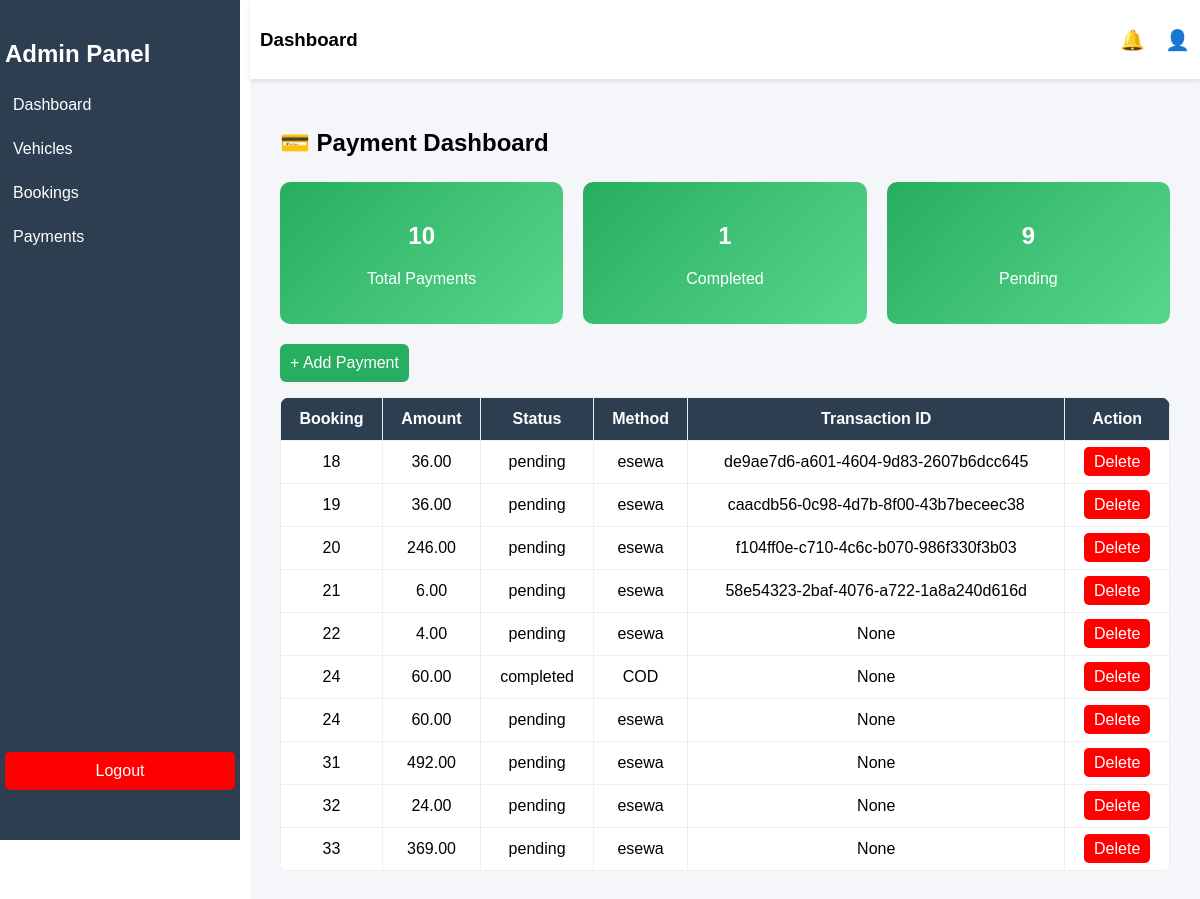
/dashboard/payments/, run on an earlier commit of the app's database.
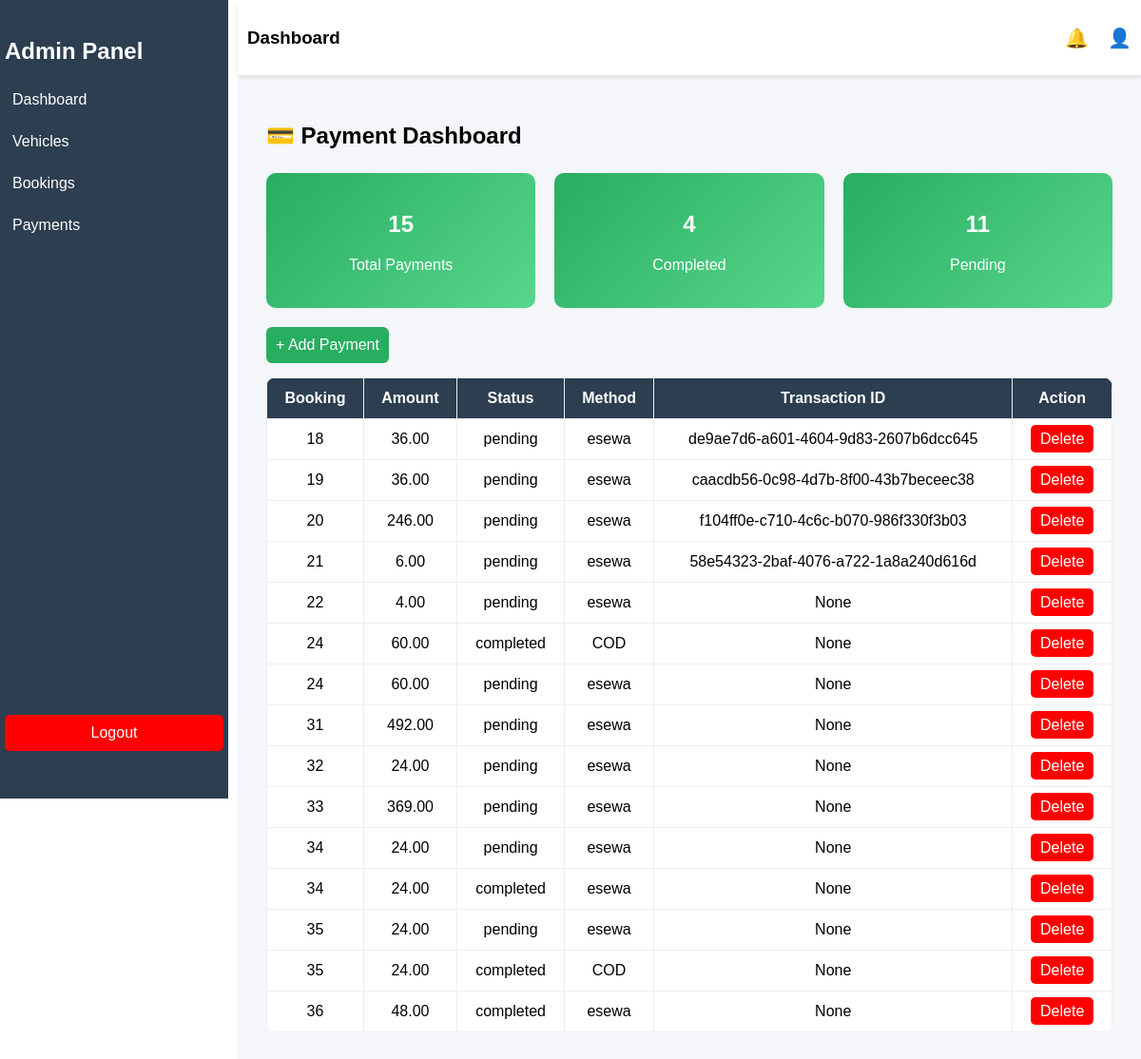
And on a later commit of the database.
### rentingsystem/models.py (models this page shows, shortened)
class Payment(models.Model):
    STATUS_CHOICES = [
        ('pending','Pending'),
        ('completed','Completed'),
        ('refunded','Refunded')
    ]
    PAYMENT_METHODS = [
        ('COD','Cash on Delivery'),
        ('esewa',"E-sewa"),
        ('khalti','Khalti')
    ]
    booking = models.ForeignKey('Booking', on_delete=models.CASCADE, related_name='payments')
    amount = models.DecimalField(max_digits=10, decimal_places=2)
    status = models.CharField(max_length=20, choices=STATUS_CHOICES, default='pending')
    method = models.CharField(max_length=20, choices=PAYMENT_METHODS, default='COD')
    transaction_id = models.CharField(max_length=100, null=True, blank=True)
    paid_at = models.DateTimeField(null=True, blank=True)
    created_at = models.DateTimeField(auto_now_add=True)

class Booking(models.Model):
    STATUS_CHOICES = (
        ('pending', 'Pending'),
        ('confirmed', 'Confirmed'),
        ('cancelled', 'Cancelled'),
    )
    user = models.ForeignKey(User, on_delete=models.CASCADE, related_name='bookings')
    vehicle = models.ForeignKey(Vehicle, on_delete=models.CASCADE, related_name='bookings')
    start_date = models.DateField()
    end_date = models.DateField()
    start_time = models.TimeField(null=True, blank=True)
    end_time = models.TimeField(null=True, blank=True)
    total_days = models.PositiveIntegerField(default=1)
    total_cost = models.DecimalField(max_digits=10, decimal_places=2, default=0)
    status = models.CharField(max_length=10, choices=STATUS_CHOICES, default='pending')
    created_at = models.DateTimeField(auto_now_add=True)
    class Meta:
        ordering = ['-created_at']

### dashboard/views.py (the view)
# urls.py: path('payments/', views.payment_dashboard, name='payment_dashboard'),
def payment_dashboard(request):
    payments = Payment.objects.select_related('booking')
    return render(request, 'dashboard/payment-dashboard.html', {
        'payments': payments,
        'total_payments': payments.count(),
        'completed': payments.filter(status='completed').count(),
        'pending': payments.filter(status='pending').count(),
    })

### dashboard/templates/dashboard/payment-dashboard.html (shortened to what this page needs)
{% extends "base-dashboard.html" %}
{% block main_content %}
<h2>💳 Payment Dashboard</h2>
<div class="cards">
    <div class="card">
        <h2>{{ total_payments }}</h2>
        <p>Total Payments</p>
    </div>
    <div class="card">
        <h2>{{ completed }}</h2>
        <p>Completed</p>
    </div>
    <div class="card">
        <h2>{{ pending }}</h2>
        <p>Pending</p>
    </div>
</div>
<a href="{% url 'payment_form' %}" style="
    display:inline-block;
    margin-bottom:15px;
    padding:10px;
    background:#27ae60;
    color:white;
    border-radius:6px;
    text-decoration:none;
">
+ Add Payment
</a>
<table>
<tr>
    <th>Booking</th>
    <th>Amount</th>
    <th>Status</th>
    <th>Method</th>
    <th>Transaction ID</th>
    <th>Action</th>
</tr>
{% for p in payments %}
<tr>
    <td>{{ p.booking.id }}</td>
    <td>{{ p.amount }}</td>
    <td>{{ p.status }}</td>
    <td>{{ p.method }}</td>
    <td>{{ p.transaction_id }}</td>
    <td>
        <a href="{% url 'payment_delete' p.id %}" class="btn">Delete</a>
    </td>
</tr>
{% endfor %}
</table>
{% endblock %}

### dashboard/templates/base-dashboard.html (shortened to what this page needs)
<!DOCTYPE html>
<html>
<head>
</head>
<body>
<div class="sidebar">
    <div>
        <h2>Admin Panel</h2>
        <div class="menu">
            <a href="{% url 'dashboard_overview' %}">Dashboard</a>
            <a href="{% url 'vehicle_dashboard' %}">Vehicles</a>
            <a href="{% url 'booking_list' %}">Bookings</a>
            <a href="{% url 'payment_dashboard' %}">Payments</a>
        </div>
    </div>
    <div class="logout">
        <a href="{% url 'home'%}">Logout</a>
    </div>
</div>
<div class="main">
    <div class="topbar">
        <h3>Dashboard</h3>
        <div class="right-icons">
            <span class="icon">🔔</span>
            <span class="icon">👤</span>
        </div>
    </div>
    <div class="content">
        {% block main_content %}{% endblock %}
    </div>
</div>
</body>
</html>

### dashboard/templates/base-dashboard.html (style rules this page uses)
body { margin:0; font-family: Arial; display:flex; }
.sidebar { width:230px; background:#2c3e50; color:white; height:100vh; display:flex; flex-direction:column; justify-content:space-between; padding:20px 5px; gap:10px; position: fixed; top: 0; left: 0; bottom: 10px; }
.main { margin-left: 250px; }
.menu a { display:block; color:white; text-decoration:none; margin:10px 0; padding:8px; border-radius:5px; gap:18px; }
.logout a { display:block; background:red; padding:10px; text-align:center; border-radius:5px; color:white; text-decoration:none; margin-bottom: 30px; }
.main { flex:1; background:#f4f6f9; display:flex; flex-direction:column; }
.topbar { background:white; padding:10px; display:flex; justify-content:space-between; align-items:center; box-shadow:0 2px 5px rgba(0,0,0,0.1); }
.right-icons { display:flex; gap:20px; font-size:20px; }
.icon { cursor:pointer; position:relative; }
.content { padding:30px; }
.cards { display:flex; gap:20px; margin-bottom:20px; }
.card { flex:1; background:#e64e08bf; color:white; padding:20px; border-radius:10px; text-align:center; }
table { width:100%; border-collapse:collapse; background:white; }
th, td { padding:10px; border:1px solid #ddd; }
.btn { padding:6px 12px; background:#3498db; color:white; text-decoration:none; border-radius:5px; border:none; }

### dashboard/templates/dashboard/payment-dashboard.html (style rules this page uses)
table { width:100%; border-collapse:collapse; background:white; border-radius:10px; overflow:hidden; }
th,td { padding:12px; border:1px solid #eee; text-align:center; }
th { background:#2c3e50; color:white; }
.cards { display:flex; gap:20px; margin-top:25px; }
.card { flex:1; background:linear-gradient(135deg,#27ae60,#58d68d); color:white; padding:20px; border-radius:10px; text-align:center; }
.btn { padding:6px 10px; background:red; color:white; border-radius:5px; text-decoration:none; }

What changed in the data, as far as the page shows it:
added Payment: booking.id "34", amount "24.00", status "pending", method "esewa", transaction_id "None"
added Payment: booking.id "34", amount "24.00", status "completed", method "esewa", transaction_id "None"
added Payment: booking.id "35", amount "24.00", status "pending", method "esewa", transaction_id "None"
added Payment: booking.id "35", amount "24.00", status "completed", method "COD", transaction_id "None"
added Payment: booking.id "36", amount "48.00", status "completed", method "esewa", transaction_id "None"
Also different on the page:
{{ total_payments }}: "10" → "15"
{{ completed }}: "1" → "4"
{{ pending }}: "9" → "11"
